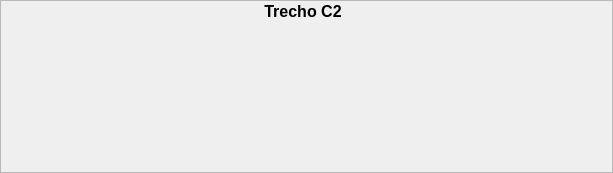
              <widget class="QFrame" name="frame_3">
               <property name="minimumSize">
                <size>
                 <width>610</width>
                 <height>170</height>
                </size>
               </property>
               <property name="frameShape">
                <enum>QFrame::StyledPanel</enum>
               </property>
               <property name="frameShadow">
                <enum>QFrame::Raised</enum>
               </property>
               <widget class="PyDMDrawingRectangle" name="SRC2_ChED">
                <property name="geometry">
                 <rect>
                  <x>534</x>
                  <y>29</y>
                  <width>20</width>
                  <height>15</height>
                 </rect>
                </property>
                <property name="toolTip">
                 <string/>
                </property>
                <property name="brush" stdset="0">
                 <brush brushstyle="SolidPattern">
                  <color alpha="255">
                   <red>0</red>
                   <green>255</green>
                   <blue>0</blue>
                  </color>
                 </brush>
                </property>
               </widget>
               <widget class="QLabel" name="SR_Pic3">
                <property name="geometry">
                 <rect>
                  <x>2</x>
                  <y>26</y>
                  <width>602</width>
                  <height>138</height>
                 </rect>
                </property>
                <property name="text">
                 <string/>
                </property>
                <property name="pixmap">
                 <pixmap>../images/SR/SR_pic3.png</pixmap>
                </property>
                <property name="scaledContents">
                 <bool>true</bool>
                </property>
               </widget>
               <widget class="PyDMDrawingRectangle" name="SR_MBTemp11">
                <property name="geometry">
                 <rect>
                  <x>260</x>
                  <y>137</y>
                  <width>40</width>
                  <height>18</height>
                 </rect>
                </property>
                <property name="toolTip">
                 <string/>
                </property>
                <property name="brush" stdset="0">
                 <brush brushstyle="SolidPattern">
                  <color alpha="255">
                   <red>0</red>
                   <green>0</green>
                   <blue>255</blue>
                  </color>
                 </brush>
                </property>
               </widget>
               <widget class="PyDMDrawingRectangle" name="SRB2FE_ChBG2">
                <property name="geometry">
                 <rect>
                  <x>100</x>
                  <y>35</y>
                  <width>20</width>
                  <height>15</height>
                 </rect>
                </property>
                <property name="toolTip">
                 <string/>
                </property>
                <property name="brush" stdset="0">
                 <brush brushstyle="SolidPattern">
                  <color alpha="255">
                   <red>0</red>
                   <green>255</green>
                   <blue>0</blue>
                  </color>
                 </brush>
                </property>
               </widget>
               <widget class="PyDMDrawingRectangle" name="SRB2FE_ChED">
                <property name="geometry">
                 <rect>
                  <x>390</x>
                  <y>25</y>
                  <width>20</width>
                  <height>15</height>
                 </rect>
                </property>
                <property name="toolTip">
                 <string/>
                </property>
                <property name="brush" stdset="0">
                 <brush brushstyle="SolidPattern">
                  <color alpha="255">
                   <red>0</red>
                   <green>255</green>
                   <blue>0</blue>
                  </color>
                 </brush>
                </property>
               </widget>
               <widget class="PyDMDrawingRectangle" name="SRB2FE_ChBG1">
                <property name="geometry">
                 <rect>
                  <x>66</x>
                  <y>35</y>
                  <width>20</width>
                  <height>15</height>
                 </rect>
                </property>
                <property name="toolTip">
                 <string/>
                </property>
                <property name="brush" stdset="0">
                 <brush brushstyle="SolidPattern">
                  <color alpha="255">
                   <red>0</red>
                   <green>255</green>
                   <blue>0</blue>
                  </color>
                 </brush>
                </property>
               </widget>
               <widget class="PyDMDrawingRectangle" name="SRC2_ChBG">
                <property name="geometry">
                 <rect>
                  <x>94</x>
                  <y>141</y>
                  <width>20</width>
                  <height>15</height>
                 </rect>
                </property>
                <property name="toolTip">
                 <string/>
                </property>
                <property name="brush" stdset="0">
                 <brush brushstyle="SolidPattern">
                  <color alpha="255">
                   <red>0</red>
                   <green>255</green>
                   <blue>0</blue>
                  </color>
                 </brush>
                </property>
               </widget>
               <widget class="QLabel" name="label_43">
                <property name="geometry">
                 <rect>
                  <x>2</x>
                  <y>2</y>
                  <width>602</width>
                  <height>19</height>
                 </rect>
                </property>
                <property name="text">
                 <string>&lt;html&gt;&lt;head/&gt;&lt;body&gt;&lt;p align=&quot;center&quot;&gt;&lt;span style=&quot; font-size:12pt; font-weight:600;&quot;&gt;Trecho C2&lt;/span&gt;&lt;/p&gt;&lt;/body&gt;&lt;/html&gt;</string>
                </property>
               </widget>
               <widget class="PyDMDrawingRectangle" name="SRB2A_ChED">
                <property name="geometry">
                 <rect>
                  <x>24</x>
                  <y>94</y>
                  <width>20</width>
                  <height>15</height>
                 </rect>
                </property>
                <property name="toolTip">
                 <string/>
                </property>
                <property name="brush" stdset="0">
                 <brush brushstyle="SolidPattern">
                  <color alpha="255">
                   <red>0</red>
                   <green>255</green>
                   <blue>0</blue>
                  </color>
                 </brush>
                </property>
               </widget>
               <widget class="PyDMDrawingRectangle" name="SRFE_ChED">
                <property name="geometry">
                 <rect>
                  <x>4</x>
                  <y>50</y>
                  <width>20</width>
                  <height>15</height>
                 </rect>
                </property>
                <property name="toolTip">
                 <string/>
                </property>
                <property name="brush" stdset="0">
                 <brush brushstyle="SolidPattern">
                  <color alpha="255">
                   <red>0</red>
                   <green>255</green>
                   <blue>0</blue>
                  </color>
                 </brush>
                </property>
               </widget>
               <zorder>SR_Pic3</zorder>
               <zorder>SR_MBTemp11</zorder>
               <zorder>SRB2FE_ChBG2</zorder>
               <zorder>SRB2FE_ChED</zorder>
               <zorder>SRB2FE_ChBG1</zorder>
               <zorder>SRC2_ChBG</zorder>
               <zorder>label_43</zorder>
               <zorder>SRC2_ChED</zorder>
               <zorder>SRB2A_ChED</zorder>
               <zorder>SRFE_ChED</zorder>
              </widget>
